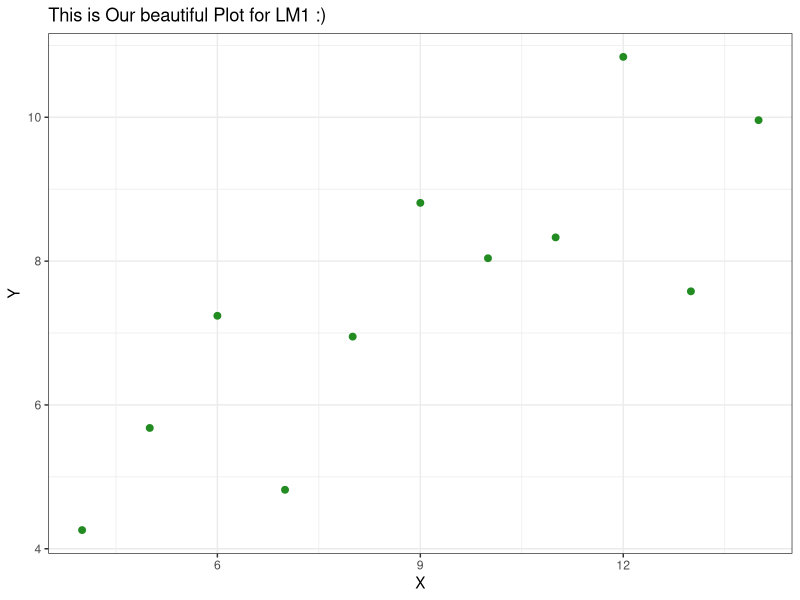
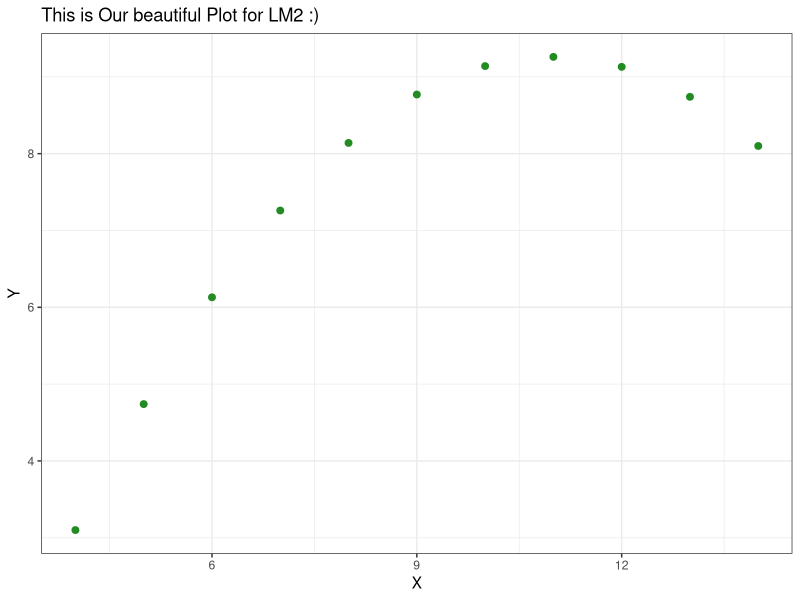
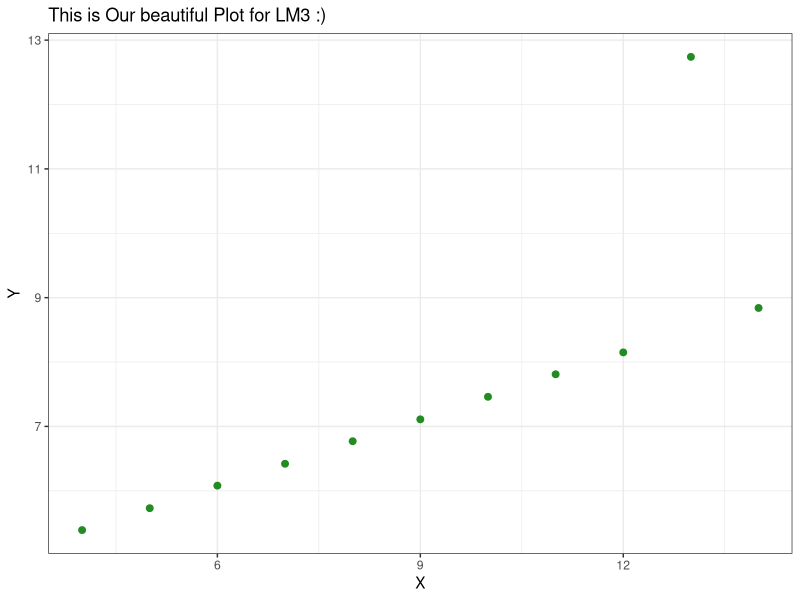
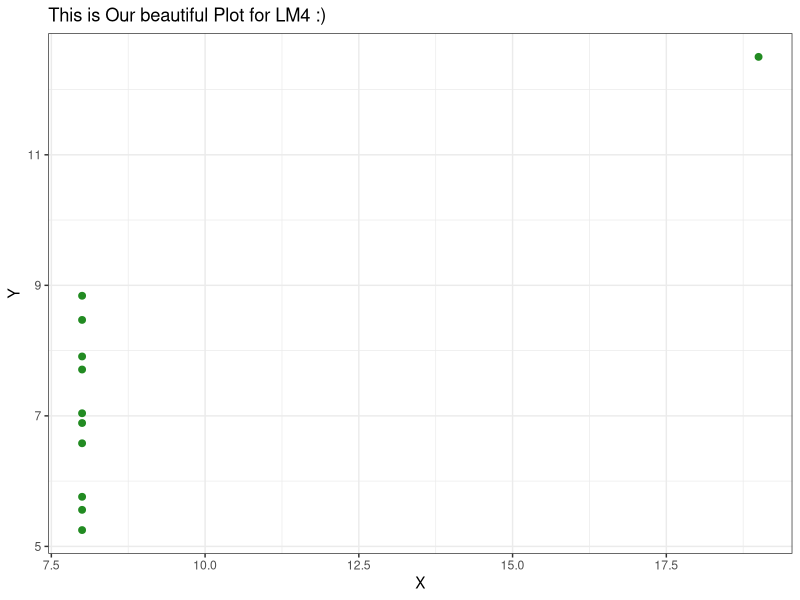

The R source for these figures, in order:
## HW 04 
## Holli Tai & Joaquin Sanchez Gomez

## Question 1


library(tidyverse)
data("anscombe")
attach(anscombe)
print(anscombe)

anscombe_pivot <- anscombe%>%
  pivot_longer(cols=c(x1, x2, x3, x4, y1,y2,y3,y4))
anscombe_pivot

sd <- anscombe_pivot %>%
  group_by(name) %>%
  summarise(sd_value = sd(value))

mean <- anscombe_pivot %>%
  group_by(name) %>%
  summarise(mean_value = mean(value))

mean
sd

lm(y1 ~ x1, data = anscombe)
lm(y2 ~ x2, data = anscombe)
lm(y3 ~ x3, data = anscombe)  
lm(y4 ~x4, data= anscombe)

## There is not much deviation of coeffecients, for the intercept or x values. 
## There is not much variation in the data. There are no extreme values that would seem to skew distribution.
## In any case there is a positive relationship between x and y.
#It means that for every change in X, Y increases in a certain amount


## Question 2

library(ggplot2)

lm1 <- lm(y1 ~ x1, data = anscombe)
lm2 <- lm(y2 ~ x2, data = anscombe)
lm3 <- lm(y3 ~ x3, data = anscombe)  
lm4 <- lm(y4 ~x4, data= anscombe)


ggplot(data = lm1, aes(x= x1,
                           y= y1)) +
            geom_point(color = 'forestgreen',
             size = 2) +
  theme_bw() + 
  ggtitle("This is Our beautiful Plot for LM1 :)") + 
  xlab('X')+
  ylab('Y')

ggplot(data = lm2, aes(x= x2,
                       y= y2)) +
  geom_point(color = 'forestgreen',
             size = 2) +
  theme_bw() + 
  ggtitle("This is Our beautiful Plot for LM2 :)") + 
  xlab('X')+
  ylab('Y')


ggplot(data = lm3, aes(x= x3,
                       y= y3)) +
  geom_point(color = 'forestgreen',
             size = 2) +
  theme_bw() + 
  ggtitle("This is Our beautiful Plot for LM3 :)") + 
  xlab('X')+
  ylab('Y')



ggplot(data = lm4, aes(x= x4,
                       y= y4)) +
  geom_point(color = 'forestgreen',
             size = 2) +
  theme_bw() + 
  ggtitle("This is Our beautiful Plot for LM4 :)") + 
  xlab('X')+
  ylab('Y')



#It seems that regresions explain some possitive relationships, as happen in LM1 and LM3
#but in LM2 it seems that it has marginal decreasing relationship
# for LM4, X does not affects Y.